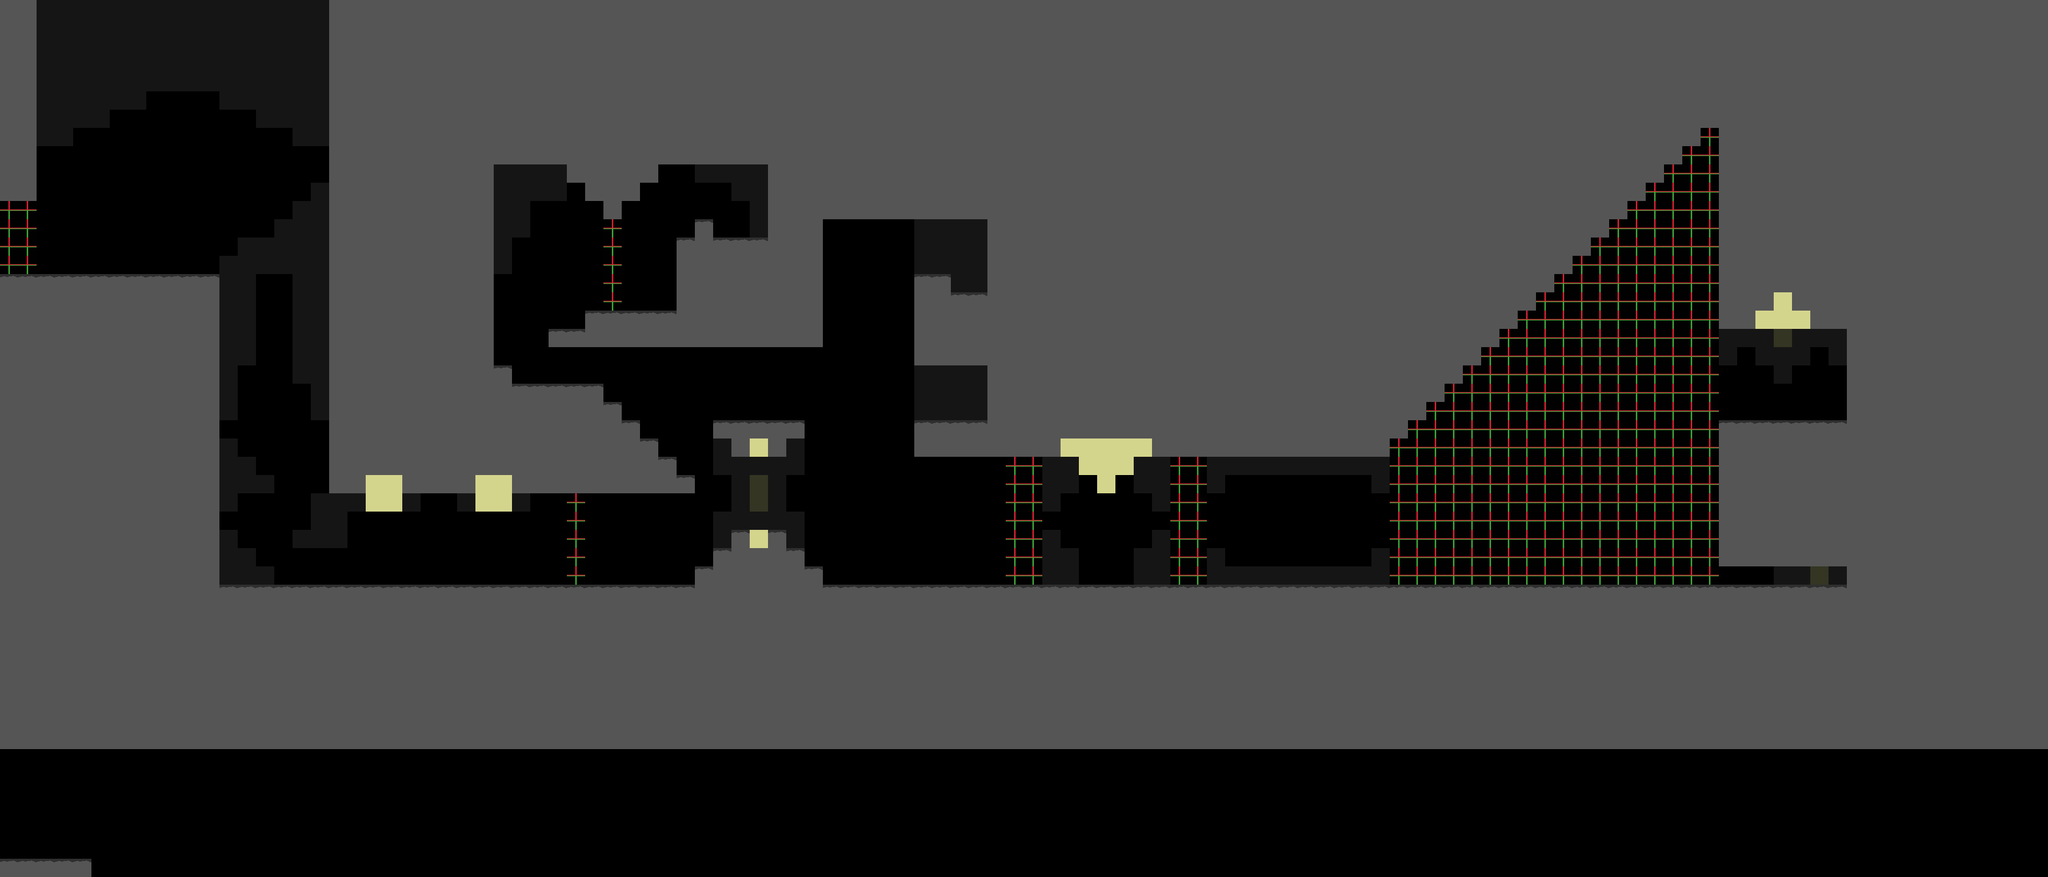

This game map was drawn from its Tiled (.tmx) file and the tilesets committed beside it. A one-line description and the trimmed map source follow:
An orthogonal 112x48 tile map with 32x32 px tiles, 2 tile layers (background, main) and 58 objects (26x gate, 14x elevator, 7x switch, 3x checkpoint, 3x text, ...).

<map version="1.0" tiledversion="1.0.3" orientation="orthogonal" renderorder="right-down" width="112" height="48" tilewidth="32" tileheight="32" nextobjectid="72">
 <properties>
  <property name="cameraHeight" type="float" value="0" />
  <property name="cameraWidth" type="float" value="21" />
 </properties>
 <tileset firstgid="1" source="../../textures/tilesets/test/testTileset.tsx" />
 <layer name="background" width="112" height="48" opacity="0.25">
  <data>[5376 cells, 552 non-empty, 2 distinct tile ids]</data>
 </layer>
 <layer name="main" width="112" height="48">
  <data>[5376 cells, 3649 non-empty, 4 distinct tile ids]</data>
 </layer>
 <objectgroup name="gateNetwork">
  <object id="10" name="6" type="switch" x="320" y="448" width="32" height="32">
   <properties>
    <property name="id" type="float" value="6" />
   </properties>
  </object>
  <object id="12" name="6" type="switch" x="736" y="992" width="32" height="32">
   <properties>
    <property name="id" type="float" value="6" />
   </properties>
  </object>
  <object id="13" name="4" type="switch" x="1312" y="704" width="32" height="32">
   <properties>
    <property name="id" type="float" value="4" />
   </properties>
  </object>
  <object id="14" name="2" type="switch" x="1664" y="704" width="32" height="32">
   <properties>
    <property name="id" type="float" value="2" />
   </properties>
  </object>
  <object id="15" name="2" type="switch" x="1248" y="384" width="32" height="32">
   <properties>
    <property name="id" type="float" value="2" />
   </properties>
  </object>
  <object id="17" name="3" type="switch" x="1664" y="480" width="32" height="32">
   <properties>
    <property name="id" type="float" value="3" />
   </properties>
  </object>
  <object id="18" name="1" type="switch" x="1984" y="992" width="32" height="32">
   <properties>
    <property name="id" type="float" value="1" />
   </properties>
  </object>
  <object id="22" name="r6" type="elevator" x="384" y="992" width="32" height="32">
   <properties>
    <property name="height" type="float" value="17" />
    <property name="id" type="int" value="6" />
    <property name="inverted" type="bool" value="true" />
    <property name="speed" type="float" value="12" />
   </properties>
  </object>
  <object id="23" name="r6" type="elevator" x="416" y="992" width="32" height="32">
   <properties>
    <property name="height" type="float" value="17" />
    <property name="id" type="int" value="6" />
    <property name="inverted" type="bool" value="true" />
    <property name="speed" type="float" value="12" />
   </properties>
  </object>
  <object id="24" name="r6" type="elevator" x="448" y="992" width="32" height="32">
   <properties>
    <property name="height" type="float" value="17" />
    <property name="id" type="int" value="6" />
    <property name="inverted" type="bool" value="true" />
    <property name="speed" type="float" value="12" />
   </properties>
  </object>
  <object id="25" name="r6" type="elevator" x="480" y="992" width="32" height="32">
   <properties>
    <property name="height" type="float" value="17" />
    <property name="id" type="int" value="6" />
    <property name="inverted" type="bool" value="true" />
    <property name="speed" type="float" value="12" />
   </properties>
  </object>
  <object id="26" name="r6" type="elevator" x="512" y="992" width="32" height="32">
   <properties>
    <property name="height" type="float" value="17" />
    <property name="id" type="int" value="6" />
    <property name="inverted" type="bool" value="true" />
    <property name="speed" type="float" value="12" />
   </properties>
  </object>
  <object id="27" name="r6" type="elevator" x="544" y="992" width="32" height="32">
   <properties>
    <property name="height" type="float" value="17" />
    <property name="id" type="int" value="6" />
    <property name="inverted" type="bool" value="true" />
    <property name="speed" type="float" value="12" />
   </properties>
  </object>
  <object id="28" name="6" type="elevator" x="960" y="992" width="32" height="32">
   <properties>
    <property name="height" type="float" value="5" />
    <property name="id" type="int" value="6" />
    <property name="inverted" type="bool" value="false" />
    <property name="speed" type="float" value="0.25" />
   </properties>
  </object>
  <object id="30" name="6" type="elevator" x="1024" y="992" width="32" height="32">
   <properties>
    <property name="height" type="float" value="5" />
    <property name="id" type="int" value="6" />
    <property name="inverted" type="bool" value="false" />
    <property name="speed" type="float" value="0.25" />
   </properties>
  </object>
  <object id="31" name="6" type="gate" x="992" y="992" width="32" height="32">
   <properties>
    <property name="id" type="int" value="6" />
    <property name="inverted" type="bool" value="false" />
    <property name="speed" type="float" value="10" />
   </properties>
  </object>
  <object id="32" name="r2" type="elevator" x="1440" y="992" width="32" height="32">
   <properties>
    <property name="height" type="float" value="20" />
    <property name="id" type="int" value="2" />
    <property name="inverted" type="bool" value="true" />
    <property name="speed" type="float" value="15" />
   </properties>
  </object>
  <object id="33" name="r2" type="elevator" x="1472" y="992" width="32" height="32">
   <properties>
    <property name="height" type="float" value="20" />
    <property name="id" type="int" value="2" />
    <property name="inverted" type="bool" value="true" />
    <property name="speed" type="float" value="15" />
   </properties>
  </object>
  <object id="34" name="r2" type="elevator" x="1504" y="992" width="32" height="32">
   <properties>
    <property name="height" type="float" value="20" />
    <property name="id" type="int" value="2" />
    <property name="inverted" type="bool" value="true" />
    <property name="speed" type="float" value="15" />
   </properties>
  </object>
  </objectgroup>
 <objectgroup name="area">
  <!-- 2 objects omitted --></objectgroup>
 <objectgroup name="meta">
  <!-- 9 objects omitted --></objectgroup>
</map>
<!-- 39 of 58 objects omitted -->
